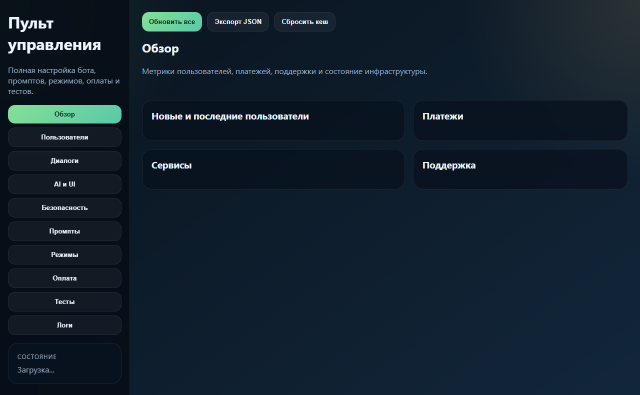
#> input picture playwright-admin.png, 1280 x 790 px (shown at 1/2 size)
$ python -i render_kling_reel.py   (imports and definitions only)
#> lines starting #> are read from the running program, lines starting #| are printed output that depends on the picture
#> further down, picture is the input picture: PIL image 1280x790 RGB; mean R, G, B 18.1, 32.4, 45.3
from __future__ import annotations

import argparse
import json
import shutil
import subprocess
import tempfile
from dataclasses import dataclass
from pathlib import Path

from PIL import Image, ImageDraw, ImageEnhance, ImageFont


PROJECT_ROOT = Path(__file__).resolve().parents[1]
CANVAS = (1080, 1920)
FPS = 24


@dataclass(frozen=True)
class AudioPreset:
    name: str
    expression: str


AUDIO_PRESETS = {
    "neon-step": AudioPreset(
        "neon-step",
        "0.10*sin(2*PI*98*t)+0.07*sin(2*PI*196*t)*(lt(mod(t,0.5),0.24))+0.045*sin(2*PI*392*t)*(lt(mod(t,0.25),0.07))+0.025*sin(2*PI*784*t)*(between(mod(t,1.0),0.72,0.84))",
    ),
    "soft-drive": AudioPreset(
        "soft-drive",
        "0.09*sin(2*PI*123*t)+0.075*sin(2*PI*246*t)*(lt(mod(t,0.375),0.16))+0.04*sin(2*PI*369*t)*(lt(mod(t,0.75),0.08))+0.025*sin(2*PI*615*t)*(gt(mod(t,0.75),0.58))",
    ),
    "clean-beat": AudioPreset(
        "clean-beat",
        "0.12*sin(2*PI*130*t)+0.055*sin(2*PI*260*t)*(lt(mod(t,0.4),0.18))+0.04*sin(2*PI*520*t)*(lt(mod(t,0.2),0.05))",
    ),
}


DEFAULT_MESSAGES = [
    "Ты опять открыл чат ночью.",
    "Мысль не отпускает?",
    "Напиши одну фразу.",
    "Нить подхватит разговор.",
    "@asknitai_bot",
]


def run(command: list[str]) -> None:
    subprocess.run(command, check=True)


# [73 lines left out: functions probe_duration, load_messages, load_font, wrap_text, draw_centered_text, not called in this run]


def cover_frame(frame: Image.Image) -> Image.Image:
    source = frame.convert("RGB")
    ratio = max(CANVAS[0] / source.width, CANVAS[1] / source.height)
#> ratio = 2.43
    resized = source.resize((int(source.width * ratio), int(source.height * ratio)), Image.Resampling.LANCZOS)
    left = max(0, (resized.width - CANVAS[0]) // 2)
#> left = 1015
    top = max(0, (resized.height - CANVAS[1]) // 2)
#> top = 0
    return resized.crop((left, top, left + CANVAS[0], top + CANVAS[1]))
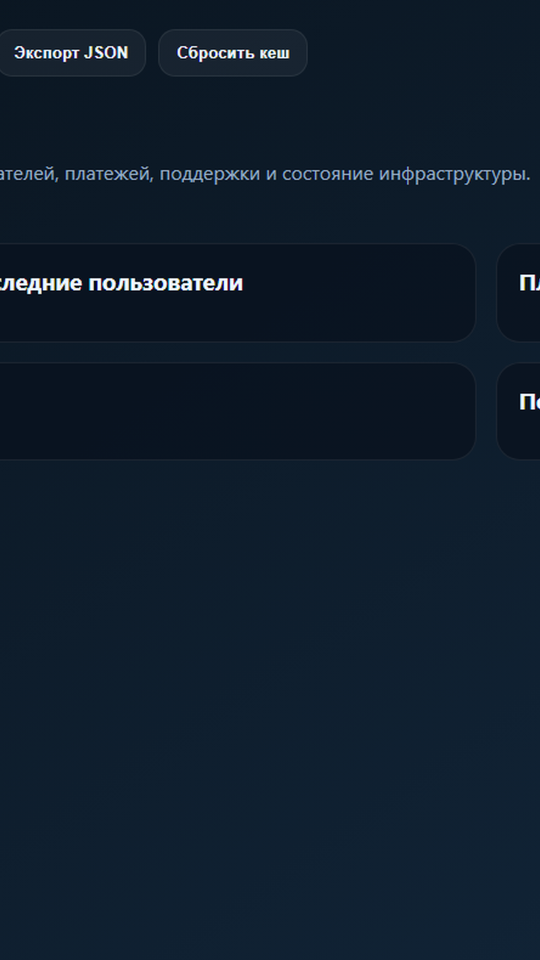
#> returned value: PIL image 1080x1920 RGB (shown at 1/2 size); mean R, G, B 15.2, 29.3, 44.1


# [160 lines left out: functions draw_overlay, extract_frames, create_audio, render_video, main, not called in this run]


# [2 lines not run here, left out]

>>> from PIL import Image
>>> picture = Image.open('../playwright-admin.png')
>>> result = cover_frame(picture)
